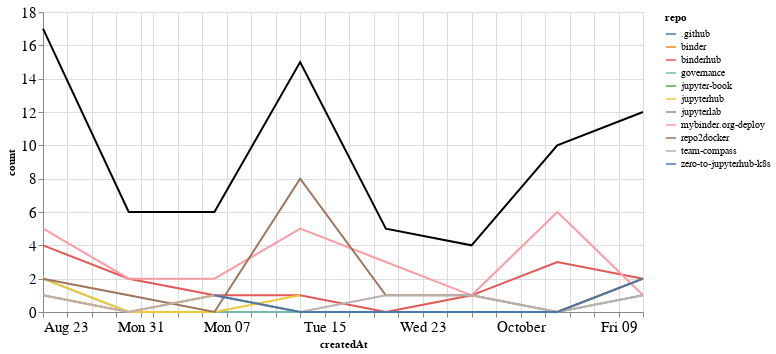

The cell this chart's notebook holds for it:
### Markdown cell above
## Comments

### Code cell
comments_time = comments.groupby('repo').resample('W', on='createdAt').count()['author'].reset_index()
comments_time = comments_time.rename(columns={'author': 'count'})
comments_time_total = comments_time.groupby('createdAt').agg({"count": "sum"}).reset_index()
ch1 = alt.Chart(comments_time, width=600).mark_line().encode(
    x='createdAt',
    y='count',
    color='repo',
    tooltip="repo"
)

ch2 = alt.Chart(comments_time_total, width=600).mark_line(color="black").encode(
    x='createdAt',
    y='count',
)

ch1 + ch2

### Figure 1 — Vega-Lite specification as saved in the notebook (floating-point values rounded to 4 significant figures)
{"config": {"axisLeft": {"labelFontSize": 15}, "axisBottom": {"labelFontSize": 15}}, "layer": [{"data": {"name": "data-760977db654363bc52c7b1f7ef6c45b2"}, "mark": "line", "encoding": {"color": {"type": "nominal", "field": "repo"}, "tooltip": {"type": "nominal", "field": "repo"}, "x": {"type": "temporal", "field": "createdAt"}, "y": {"type": "quantitative", "field": "count"}}, "width": 600}, {"data": {"name": "data-a306f1f1cced0abb0c0a9f3c4cb06f60"}, "mark": {"type": "line", "color": "black"}, "encoding": {"x": {"type": "temporal", "field": "createdAt"}, "y": {"type": "quantitative", "field": "count"}}, "width": 600}], "$schema": "https://vega.github.io/schema/vega-lite/v4.8.1.json", "datasets": {"data-760977db654363bc52c7b1f7ef6c45b2": [{"repo": ".github", "createdAt": "2020-10-04T00:00:00", "count": 1}, {"repo": "binder", "createdAt": "2020-08-23T00:00:00", "count": 1}, {"repo": "binder", "createdAt": "2020-08-30T00:00:00", "count": 0}, {"repo": "binder", "createdAt": "2020-09-06T00:00:00", "count": 1}, {"repo": "binder", "createdAt": "2020-09-13T00:00:00", "count": 0}, {"repo": "binder", "createdAt": "2020-09-20T00:00:00", "count": 0}, {"repo": "binder", "createdAt": "2020-09-27T00:00:00", "count": 0}, {"repo": "binder", "createdAt": "2020-10-04T00:00:00", "count": 0}, {"repo": "binder", "createdAt": "2020-10-11T00:00:00", "count": 2}, {"repo": "binderhub", "createdAt": "2020-08-23T00:00:00", "count": 4}, {"repo": "binderhub", "createdAt": "2020-08-30T00:00:00", "count": 2}, {"repo": "binderhub", "createdAt": "2020-09-06T00:00:00", "count": 1}, {"repo": "binderhub", "createdAt": "2020-09-13T00:00:00", "count": 1}, {"repo": "binderhub", "createdAt": "2020-09-20T00:00:00", "count": 0}, {"repo": "binderhub", "createdAt": "2020-09-27T00:00:00", "count": 1}, {"repo": "binderhub", "createdAt": "2020-10-04T00:00:00", "count": 3}, {"repo": "binderhub", "createdAt": "2020-10-11T00:00:00", "count": 2}, {"repo": "governance", "createdAt": "2020-08-23T00:00:00", "count": 2}, {"repo": "governance", "createdAt": "2020-08-30T00:00:00", "count": 0}, {"repo": "governance", "createdAt": "2020-09-06T00:00:00", "count": 0}, {"repo": "governance", "createdAt": "2020-09-13T00:00:00", "count": 0}, {"repo": "governance", "createdAt": "2020-09-20T00:00:00", "count": 0}, {"repo": "governance", "createdAt": "2020-09-27T00:00:00", "count": 0}, {"repo": "governance", "createdAt": "2020-10-04T00:00:00", "count": 0}, {"repo": "governance", "createdAt": "2020-10-11T00:00:00", "count": 1}, {"repo": "jupyter-book", "createdAt": "2020-08-30T00:00:00", "count": 1}, {"repo": "jupyterhub", "createdAt": "2020-08-23T00:00:00", "count": 2}, {"repo": "jupyterhub", "createdAt": "2020-08-30T00:00:00", "count": 0}, {"repo": "jupyterhub", "createdAt": "2020-09-06T00:00:00", "count": 0}, {"repo": "jupyterhub", "createdAt": "2020-09-13T00:00:00", "count": 1}, {"repo": "jupyterlab", "createdAt": "2020-10-11T00:00:00", "count": 1}, {"repo": "mybinder.org-deploy", "createdAt": "2020-08-23T00:00:00", "count": 5}, {"repo": "mybinder.org-deploy", "createdAt": "2020-08-30T00:00:00", "count": 2}, {"repo": "mybinder.org-deploy", "createdAt": "2020-09-06T00:00:00", "count": 2}, {"repo": "mybinder.org-deploy", "createdAt": "2020-09-13T00:00:00", "count": 5}, {"repo": "mybinder.org-deploy", "createdAt": "2020-09-20T00:00:00", "count": 3}, {"repo": "mybinder.org-deploy", "createdAt": "2020-09-27T00:00:00", "count": 1}, {"repo": "mybinder.org-deploy", "createdAt": "2020-10-04T00:00:00", "count": 6}, {"repo": "mybinder.org-deploy", "createdAt": "2020-10-11T00:00:00", "count": 1}, {"repo": "repo2docker", "createdAt": "2020-08-23T00:00:00", "count": 2}, {"repo": "repo2docker", "createdAt": "2020-08-30T00:00:00", "count": 1}, {"repo": "repo2docker", "createdAt": "2020-09-06T00:00:00", "count": 0}, {"repo": "repo2docker", "createdAt": "2020-09-13T00:00:00", "count": 8}, {"repo": "repo2docker", "createdAt": "2020-09-20T00:00:00", "count": 1}, {"repo": "repo2docker", "createdAt": "2020-09-27T00:00:00", "count": 1}, {"repo": "repo2docker", "createdAt": "2020-10-04T00:00:00", "count": 0}, {"repo": "repo2docker", "createdAt": "2020-10-11T00:00:00", "count": 2}, {"repo": "team-compass", "createdAt": "2020-08-23T00:00:00", "count": 1}, {"repo": "team-compass", "createdAt": "2020-08-30T00:00:00", "count": 0}, {"repo": "team-compass", "createdAt": "2020-09-06T00:00:00", "count": 1}, {"repo": "team-compass", "createdAt": "2020-09-13T00:00:00", "count": 0}, {"repo": "team-compass", "createdAt": "2020-09-20T00:00:00", "count": 1}, {"repo": "team-compass", "createdAt": "2020-09-27T00:00:00", "count": 1}, {"repo": "team-compass", "createdAt": "2020-10-04T00:00:00", "count": 0}, {"repo": "team-compass", "createdAt": "2020-10-11T00:00:00", "count": 1}, {"repo": "zero-to-jupyterhub-k8s", "createdAt": "2020-09-06T00:00:00", "count": 1}, {"repo": "zero-to-jupyterhub-k8s", "createdAt": "2020-09-13T00:00:00", "count": 0}, {"repo": "zero-to-jupyterhub-k8s", "createdAt": "2020-09-20T00:00:00", "count": 0}, {"repo": "zero-to-jupyterhub-k8s", "createdAt": "2020-09-27T00:00:00", "count": 0}, {"repo": "zero-to-jupyterhub-k8s", "createdAt": "2020-10-04T00:00:00", "count": 0}, {"repo": "zero-to-jupyterhub-k8s", "createdAt": "2020-10-11T00:00:00", "count": 2}], "data-a306f1f1cced0abb0c0a9f3c4cb06f60": [{"createdAt": "2020-08-23T00:00:00", "count": 17}, {"createdAt": "2020-08-30T00:00:00", "count": 6}, {"createdAt": "2020-09-06T00:00:00", "count": 6}, {"createdAt": "2020-09-13T00:00:00", "count": 15}, {"createdAt": "2020-09-20T00:00:00", "count": 5}, {"createdAt": "2020-09-27T00:00:00", "count": 4}, {"createdAt": "2020-10-04T00:00:00", "count": 10}, {"createdAt": "2020-10-11T00:00:00", "count": 12}]}}
